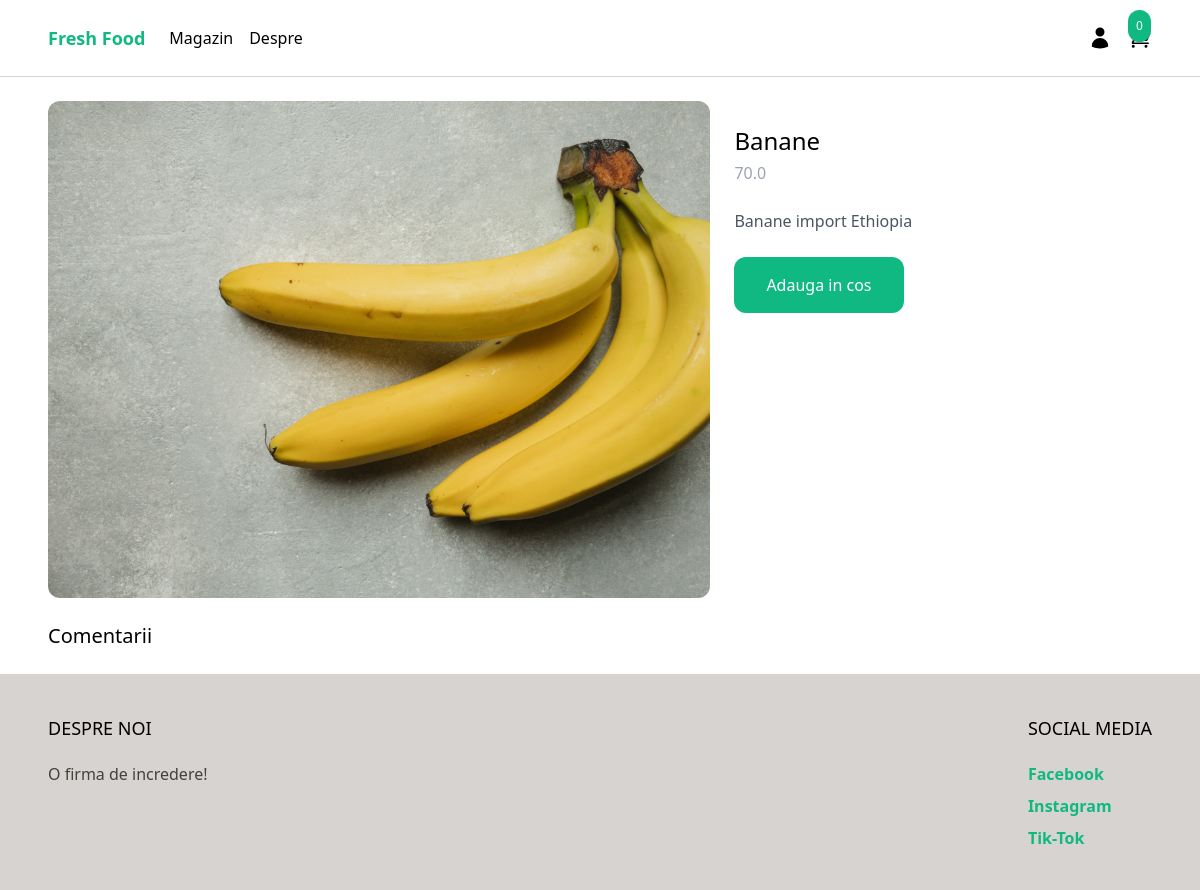
The app's page /shop/banane/, older data.
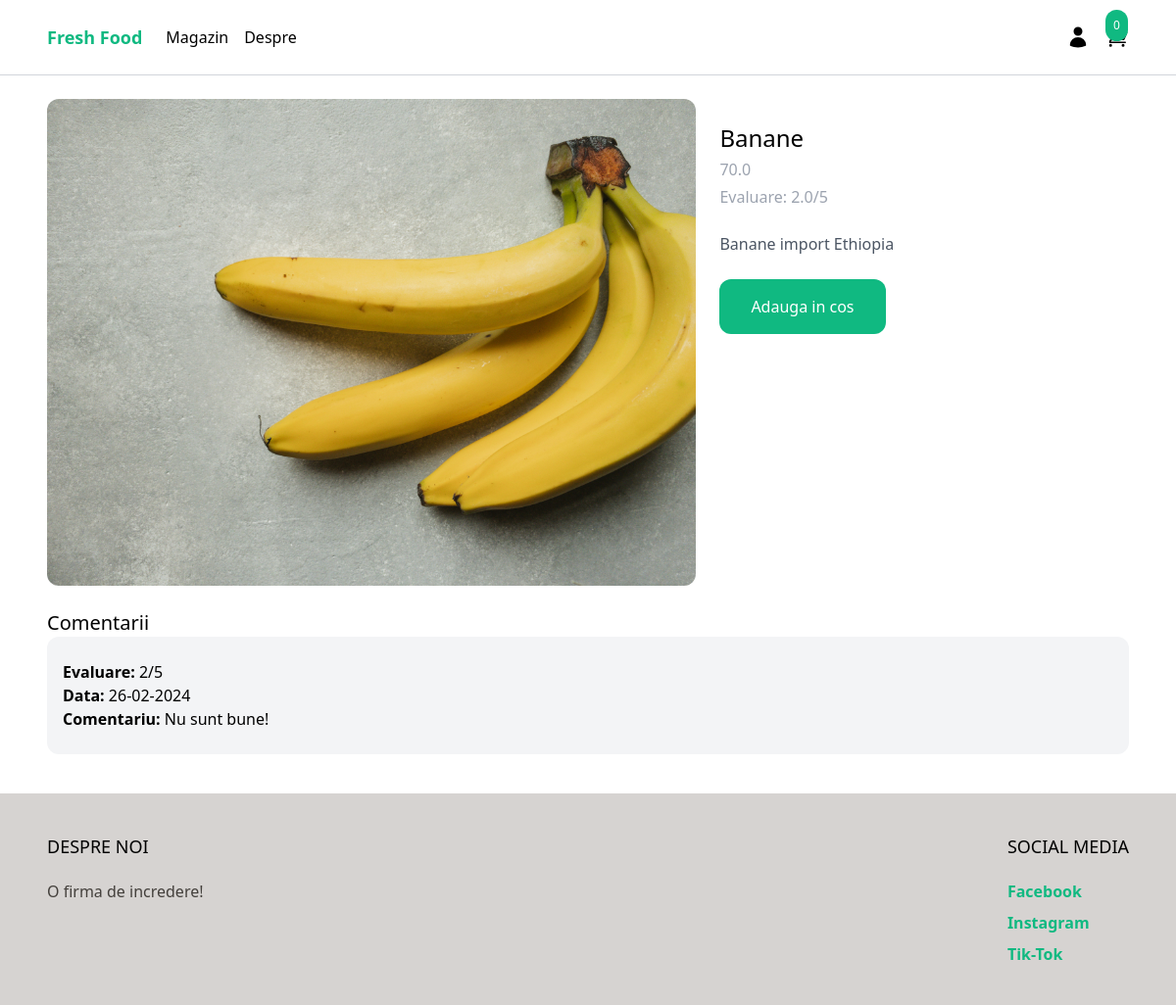
The same page, newer data.
### product/models.py (models this page shows, shortened)
class Product(models.Model):
    category = models.ForeignKey(Category, related_name='products', on_delete=models.CASCADE)
    name = models.CharField(max_length=255)
    slug = models.SlugField()
    description = models.TextField(blank=True, null=True)
    price = models.IntegerField()
    created_at = models.DateTimeField(auto_now_add=True)
    image = models.ImageField(upload_to='uploads/', blank=True, null=True)
    thumbnail = models.ImageField(upload_to='uploads/', blank=True, null=True)
    class Meta:
        ordering = ('-created_at',)
    def get_display_price(self):
        return self.price / 100
    def get_rating(self):
        reviews_total = 0
        for review in self.reviews.all():
            reviews_total += review.rating
        if reviews_total > 0:
            return reviews_total / self.reviews.count()
        return 0

class Review(models.Model):
    product = models.ForeignKey(Product, related_name='reviews', on_delete=models.CASCADE)
    rating = models.IntegerField(default=3)
    content = models.TextField()
    created_by = models.ForeignKey(User, related_name='reviews', on_delete=models.CASCADE)
    created_at = models.DateTimeField(auto_now_add=True)

### product/views.py (the view, shortened to what this page needs)
# urls.py: path('shop/<slug:slug>/', product, name='product'),
def product(request, slug):
    product = get_object_or_404(Product, slug=slug)
    return render(request, 'product/product.html', {'product': product})

### cart/cart.py (called while the page is built)
    def __len__(self):
        return sum(item['quantity'] for item in self.cart.values())

### cart/context_processors.py (called while the page is built)
def cart(request):
    return {'cart': Cart(request)}

### product/templates/product/product.html (shortened to what this page needs)
{% extends 'core/base.html' %}
{% block content %}
<div class="max-w-6xl mx-auto flex flex-wrap py-6 px-6 xl:px-0">
    <div class="images w-full mb-6 lg:mb-0 lg:w-3/5">
        <img class="rounded-xl" src="{% if product.image  %}{{ product.image.url }} {% else %} https://via.placeholder.com/300x300.jpg {% endif %}"
             alt="image" />
    </div>
    <div class="products w-full lg:w-2/5 lg:p-6">
        <h1 class="text-2xl">{{ product.name }}</h1>
        <p class="mt-1 text-gray-400">{{ product.get_display_price }}</p>
        {% if product.get_rating > 0 %}
        <p class="mt-1 text-gray-400">Evaluare: {{ product.get_rating }}/5</p>
        {% endif %}
        {% if product.description %}
        <p class="mt-6 text-gray-600">{{ product.description }}</p>
        {% endif %}
        <a href="#"
           class="mt-6 inline-block px-8 py-4 rounded-xl bg-emerald-500 text-white hover:bg-emerald-700"
           hx-get="{% url 'add_to_cart' product.id %}"
           hx-target="#menu_cart_button"
           hx-swap="outerHTML"
        >Adauga in cos</a>
    </div>
    <div class="w-full mt-6">
        <h2 class="text-xl">Comentarii</h2>
    {% for review in product.reviews.all %}
        <div class="px-4 py-6 bg-gray-100 rounded-xl mb-4">
            <strong>Evaluare: </strong>{{ review.rating }}/5<br>
            <strong>Data: </strong> {{ review.created_at|date:"d-m-Y" }}<br>
            <strong>Comentariu: </strong>{{ review.content }}
        </div>
    {% endfor %}
    </div>
</div>
{% endblock %}

Row changes from the older to the newer data that the page shows:
shown differently, row unchanged: Product "Banane": get_rating (not shown) → "2.0"
added Review: rating "2", created_at "26-02-2024", content "Nu sunt bune!"
Text that changed along with them:
text now shown: "Evaluare: /5"
